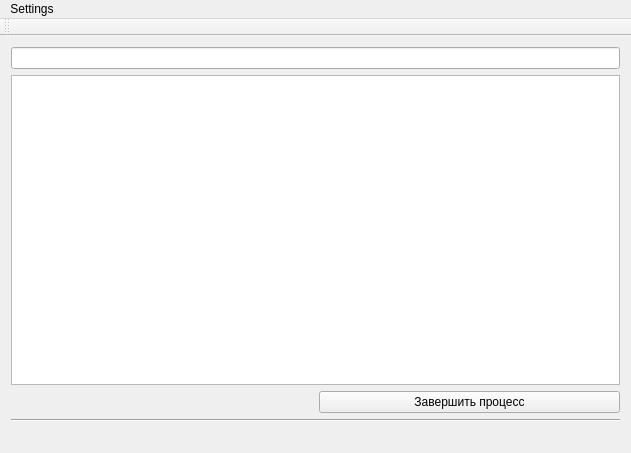
<?xml version="1.0" encoding="UTF-8"?>
<ui version="4.0">
 <class>taskmgr</class>
 <widget class="QMainWindow" name="taskmgr">
  <property name="geometry">
   <rect>
    <x>0</x>
    <y>0</y>
    <width>631</width>
    <height>453</height>
   </rect>
  </property>
  <property name="windowTitle">
   <string>taskmgr</string>
  </property>
  <widget class="QWidget" name="centralWidget">
   <property name="enabled">
    <bool>true</bool>
   </property>
   <layout class="QVBoxLayout" name="verticalLayout">
    <item>
     <widget class="QLineEdit" name="searchEdit"/>
    </item>
    <item>
     <layout class="QGridLayout" name="gridLayout">
      <item row="1" column="0" colspan="2">
       <widget class="QTableView" name="ProcTable">
        <property name="enabled">
         <bool>true</bool>
        </property>
        <property name="sizePolicy">
         <sizepolicy hsizetype="Expanding" vsizetype="Expanding">
          <horstretch>0</horstretch>
          <verstretch>0</verstretch>
         </sizepolicy>
        </property>
        <property name="maximumSize">
         <size>
          <width>1000000</width>
          <height>16777215</height>
         </size>
        </property>
       </widget>
      </item>
      <item row="5" column="0" colspan="2">
       <widget class="QLabel" name="StatusLabel">
        <property name="maximumSize">
         <size>
          <width>16777215</width>
          <height>20</height>
         </size>
        </property>
        <property name="text">
         <string/>
        </property>
       </widget>
      </item>
      <item row="4" column="0" colspan="2">
       <widget class="Line" name="line">
        <property name="sizePolicy">
         <sizepolicy hsizetype="Expanding" vsizetype="Fixed">
          <horstretch>0</horstretch>
          <verstretch>0</verstretch>
         </sizepolicy>
        </property>
        <property name="orientation">
         <enum>Qt::Horizontal</enum>
        </property>
       </widget>
      </item>
      <item row="2" column="1">
       <widget class="QPushButton" name="TerminateProcessButton">
        <property name="text">
         <string>Завершить процесс</string>
        </property>
       </widget>
      </item>
     </layout>
    </item>
   </layout>
  </widget>
  <widget class="QMenuBar" name="menuBar">
   <property name="geometry">
    <rect>
     <x>0</x>
     <y>0</y>
     <width>631</width>
     <height>22</height>
    </rect>
   </property>
   <widget class="QMenu" name="menuView">
    <property name="title">
     <string>Settings</string>
    </property>
    <addaction name="actionView"/>
   </widget>
   <addaction name="menuView"/>
  </widget>
  <widget class="QToolBar" name="mainToolBar">
   <attribute name="toolBarArea">
    <enum>TopToolBarArea</enum>
   </attribute>
   <attribute name="toolBarBreak">
    <bool>false</bool>
   </attribute>
  </widget>
  <action name="actionNew_task">
   <property name="text">
    <string>New </string>
   </property>
  </action>
  <action name="actionTerminate_task">
   <property name="text">
    <string>Terminate </string>
   </property>
  </action>
  <action name="actionView">
   <property name="text">
    <string>View</string>
   </property>
  </action>
  <action name="actionSet_priory">
   <property name="text">
    <string>Set priory</string>
   </property>
  </action>
 </widget>
 <layoutdefault spacing="6" margin="11"/>
 <resources/>
 <connections/>
</ui>
